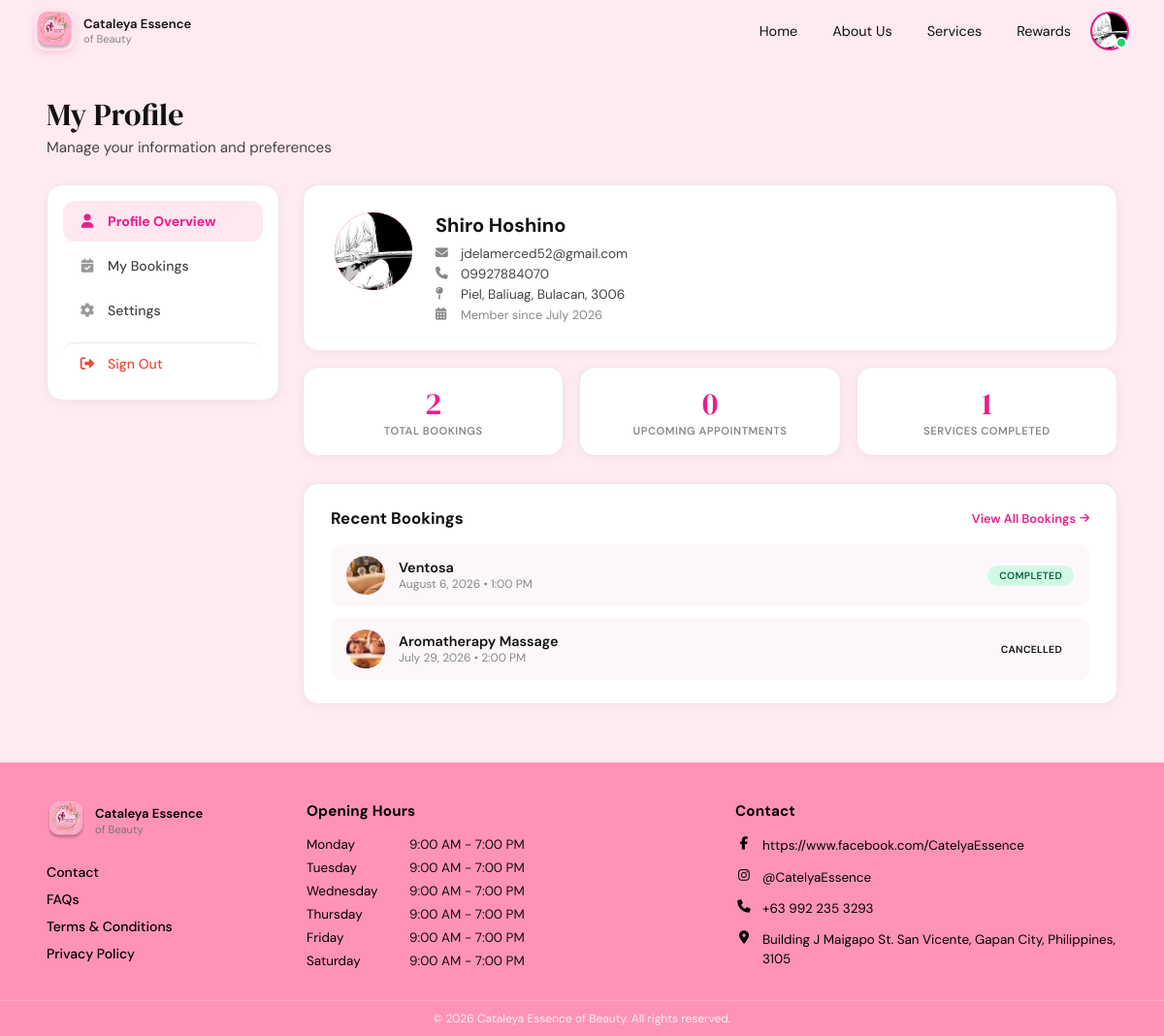
Page /Php/profile.php (signed in) on the committed database.
### tables this page shows
CREATE TABLE `users` (
  `id` int NOT NULL,
  `full_name` varchar(100) NOT NULL,
  `email` varchar(100) NOT NULL,
  `phone` varchar(20) DEFAULT NULL,
  `address_line1` varchar(255) DEFAULT NULL,
  `address_line2` varchar(255) DEFAULT NULL,
  `city` varchar(100) DEFAULT NULL,
  `province` varchar(100) DEFAULT NULL,
  `postal_code` varchar(20) DEFAULT NULL,
  `password_hash` varchar(255) NOT NULL,
  `profile_photo` varchar(255) DEFAULT NULL,
  `is_verified` tinyint(1) DEFAULT '0',
  `created_at` timestamp NULL DEFAULT CURRENT_TIMESTAMP,
  `is_admin` tinyint(1) DEFAULT '0'
);

CREATE TABLE `bookings` (
  `id` int NOT NULL,
  `user_id` int NOT NULL,
  `service_id` int NOT NULL,
  `staff_id` int DEFAULT NULL,
  `booking_date` varchar(50) NOT NULL,
  `booking_time` time NOT NULL,
  `deadline` datetime DEFAULT NULL,
  `status` enum('pending','confirmed','rescheduled','completed','cancelled') DEFAULT 'confirmed',
  `auto_cancelled` tinyint(1) DEFAULT '0',
  `total_amount` decimal(10,2) NOT NULL,
  `notes` text,
  `created_at` timestamp NULL DEFAULT CURRENT_TIMESTAMP,
  `updated_at` timestamp NULL DEFAULT CURRENT_TIMESTAMP ON UPDATE CURRENT_TIMESTAMP,
  `active_user_slot_key` varchar(128) GENERATED ALWAYS AS (case when (`status` in (_utf8mb4'confirmed',_utf8mb4'rescheduled')) then concat(`user_id`,_utf8mb4'|',`booking_date`,_utf8mb4'|',`booking_time`) else NULL end) STORED,
  `active_slot_key` varchar(128) GENERATED ALWAYS AS (case when (`status` in (_utf8mb4'confirmed',_utf8mb4'rescheduled')) then concat(`booking_date`,_utf8mb4'|',`booking_time`) else NULL end) STORED
);

CREATE TABLE `services` (
  `id` int NOT NULL,
  `name` varchar(255) NOT NULL,
  `description` text,
  `main_category` enum('Beauty Services','Spa Massage') NOT NULL,
  `sub_category` varchar(100) NOT NULL,
  `price` decimal(10,2) NOT NULL,
  `duration_minutes` int DEFAULT NULL,
  `image_url` varchar(255) DEFAULT NULL,
  `is_active` tinyint(1) DEFAULT '1',
  `created_at` timestamp NULL DEFAULT CURRENT_TIMESTAMP,
  `updated_at` timestamp NULL DEFAULT CURRENT_TIMESTAMP ON UPDATE CURRENT_TIMESTAMP
);

### Php/profile.php (the view, shortened to what this page needs)
<?php
require_once __DIR__ . '/../config/database.php';
$user_id = $_SESSION['user_id'];
$stmt = $pdo->prepare("SELECT id, full_name, email, phone, address_line1, address_line2, city, province, postal_code, created_at, profile_photo FROM users WHERE id = ?");
$stmt->execute([$user_id]);
$user = $stmt->fetch();
$name_parts = array_filter(explode(' ', trim($user['full_name'])));
if (count($name_parts) >= 2) {
    $initials = strtoupper(substr(reset($name_parts), 0, 1) . substr(end($name_parts), 0, 1));
} elseif (count($name_parts) === 1) {
    $initials = strtoupper(substr(reset($name_parts), 0, 2));
} else {
    $initials = 'U';
}
$stmt = $pdo->prepare("SELECT COUNT(*) as total FROM bookings WHERE user_id = ?");
$stmt->execute([$user_id]);
$total_bookings = $stmt->fetch()['total'];
$stmt = $pdo->prepare("SELECT COUNT(*) as upcoming FROM bookings WHERE user_id = ? AND status IN ('confirmed', 'rescheduled') AND booking_date >= CURDATE()");
$stmt->execute([$user_id]);
$upcoming_appointments = $stmt->fetch()['upcoming'];
$stmt = $pdo->prepare("SELECT COUNT(*) as completed FROM bookings WHERE user_id = ? AND status = 'completed'");
$stmt->execute([$user_id]);
$services_completed = $stmt->fetch()['completed'];
$member_since = date('F Y', strtotime($user['created_at']));
$address_parts = array_filter([$user['address_line1'], $user['city'], $user['province'], $user['postal_code']]);
$full_address = implode(', ', $address_parts);
$stmt = $pdo->prepare("
    SELECT b.id, b.booking_date, b.booking_time, b.status,
           s.name as service_name, s.image_url as service_image
    FROM bookings b
    JOIN services s ON b.service_id = s.id
    WHERE b.user_id = ?
    ORDER BY b.booking_date DESC, b.booking_time DESC
    LIMIT 3
");
$stmt->execute([$user_id]);
$recent_bookings = $stmt->fetchAll();
?>
<!DOCTYPE html>
<html lang="en">
<head>
    <link rel="stylesheet" href="https://cdnjs.cloudflare.com/ajax/libs/font-awesome/6.5.0/css/all.min.css" />
    <link rel="stylesheet" href="../css/profile.css" />
    <link rel="stylesheet" href="../css/user-footer.css" />
</head>
<body>
    <header class="navbar">
        <div class="navbar__logo">
            <img src="../img/Rectangle 38 (1).png" class="logo-img" alt="Cataleya Essence of Beauty" />
            <div class="logo-text">
                <span class="logo-name">Cataleya Essence</span>
                <span class="logo-sub">of Beauty</span>
            </div>
        </div>
        <nav class="navbar__links" id="nav-links">
            <a href="home.php" class="nav-link">Home</a>
            <a href="about.php" class="nav-link">About Us</a>
            <a href="serv.php" class="nav-link">Services</a>
            <a href="Rewards.php" class="nav-link">Rewards</a>
        </nav>
        <div class="profile-wrapper" id="profileWrapper">
            <div class="profile-avatar" id="profileAvatar" role="button" aria-haspopup="true" aria-expanded="false">
                <?php if ($user['profile_photo']): ?>
                    <img src="<?php echo htmlspecialchars($user['profile_photo']); ?>" alt="Profile" class="avatar-image" />
                <?php else: ?>
                    <span class="avatar-initials"><?php echo htmlspecialchars($initials); ?></span>
                <?php endif; ?>
                <span class="status-dot"></span>
            </div>
        </div>
    </header>
    <main class="profile-page">
        <div class="profile-header">
            <div>
                <h1>My Profile</h1>
                <p>Manage your information and preferences</p>
            </div>
        </div>
        <div class="profile-layout">
            <aside class="profile-sidebar">
                <nav class="sidebar-nav">
                    <a href="profile.php" class="sidebar-link active"><i class="fas fa-user"></i> Profile Overview</a>
                    <a href="bookings.php" class="sidebar-link"><i class="fas fa-calendar-check"></i> My Bookings</a>
                    <a href="settings.php" class="sidebar-link"><i class="fas fa-cog"></i> Settings</a>
                    <a href="../auth/logout.php" class="sidebar-link sidebar-link--signout"><i class="fas fa-sign-out-alt"></i> Sign Out</a>
                </nav>
            </aside>
            <div class="profile-main">
        <div class="profile-card">
            <div class="profile-avatar-large">
                <?php if ($user['profile_photo']): ?>
                    <img src="<?php echo htmlspecialchars($user['profile_photo']); ?>" alt="Profile" />
                <?php else: ?>
                    <i class="fas fa-user"></i>
                <?php endif; ?>
            </div>
            <div class="profile-info">
                <div class="profile-name-row">
                    <h2><?php echo htmlspecialchars($user['full_name']); ?></h2>
                </div>
                <div class="profile-details">
                    <p><i class="fas fa-envelope" aria-hidden="true"></i><span><?php echo htmlspecialchars($user['email']); ?></span></p>
                    <p><i class="fas fa-phone" aria-hidden="true"></i><span><?php echo htmlspecialchars($user['phone'] ?? 'Not provided'); ?></span></p>
                    <p><i class="fas fa-map-pin" aria-hidden="true"></i><span><?php echo htmlspecialchars($full_address ?: 'Not provided'); ?></span></p>
                    <p class="member-since"><i class="fas fa-calendar-alt" aria-hidden="true"></i><span>Member since <?php echo htmlspecialchars($member_since); ?></span></p>
                </div>
            </div>
        </div>
        <div class="stats-row">
            <div class="stat-card"><div class="stat-number"><?php echo $total_bookings; ?></div><div class="stat-label">Total Bookings</div></div>
            <div class="stat-card"><div class="stat-number"><?php echo $upcoming_appointments; ?></div><div class="stat-label">Upcoming Appointments</div></div>
            <div class="stat-card"><div class="stat-number"><?php echo $services_completed; ?></div><div class="stat-label">Services Completed</div></div>
        </div>
        <div class="profile-content-grid">
            <section class="recent-bookings">
                <div class="section-header">
                    <h3>Recent Bookings</h3>
                    <a href="bookings.php" class="view-all">View All Bookings <i class="fas fa-arrow-right"></i></a>
                </div>
                <div class="booking-list">
                    <?php if (count($recent_bookings) > 0): ?>
                        <?php foreach ($recent_bookings as $booking): ?>
                            <div class="booking-item">
                                <div class="booking-icon">
                                    <?php if ($booking['service_image']): ?>
                                        <img src="<?php echo htmlspecialchars($booking['service_image']); ?>" alt="<?php echo htmlspecialchars($booking['service_name']); ?>" class="booking-img" />
                                    <?php else: ?>
                                        <i class="fas fa-spa"></i>
                                    <?php endif; ?>
                                </div>
                                <div class="booking-info">
                                    <span class="booking-name"><?php echo htmlspecialchars($booking['service_name']); ?></span>
                                    <span class="booking-date"><?php echo date('F j, Y', strtotime($booking['booking_date'])); ?> • <?php echo date('g:i A', strtotime($booking['booking_time'])); ?></span>
                                </div>
                                <span class="booking-status <?php echo strtolower($booking['status']); ?>"><?php echo ucfirst($booking['status']); ?></span>
                            </div>
                        <?php endforeach; ?>
                    <?php endif; ?>
                </div>
            </section>
            </div>
        </div>
    </main>
    <?php require __DIR__ . '/includes/user-footer.php'; ?>
</body>
</html>

### rows in the picture
users: profile_photo (picture), full_name "Shiro Hoshino", email "jdelamerced52@gmail.com", phone "09927884070", created_at "July 2026"
bookings: service.image_url (picture), service.name "Ventosa", booking_date "August 6, 2026", booking_time "1:00 PM", status "COMPLETED"
bookings: service.image_url (picture), service.name "Aromatherapy Massage", booking_date "July 29, 2026", booking_time "2:00 PM", status "CANCELLED"

### other values in the picture
$full_address ?: 'Not provided' "Piel, Baliuag, Bulacan, 3006"
$total_bookings "2"
$upcoming_appointments "0"
$services_completed "1"
